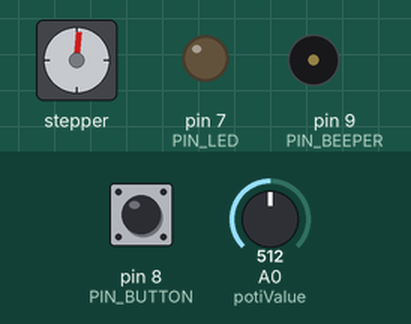
Bench run of a sketch on a simulated Arduino Uno, built with avr-gcc and run on an emulated ATmega328P. Parts: stepper motor, output pins drawn as LEDs (lit = HIGH), buzzer (waves = sounding). The test bench sets the inputs (shaded band); at power-on: pin 8 (PIN_BUTTON) LOW, A0 (potiValue) = 512. Stepper angles assume 4096 steps per turn.

Above: at 1.2 s.
1.3 s: pin 8 (PIN_BUTTON) pulled HIGH for 0.15 s
At 1.7 s:
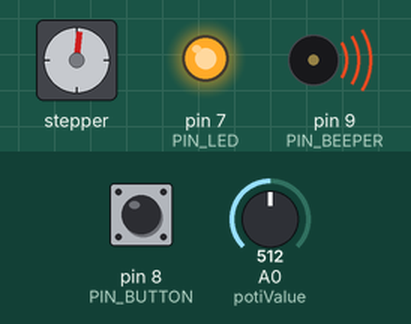
4.3 s: pin 8 (PIN_BUTTON) pulled HIGH for 1 s
At 5.1 s:
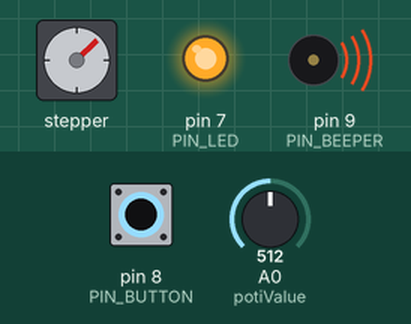
7.4 s: pin 8 (PIN_BUTTON) pulled HIGH for 0.15 s
At 8.2 s:
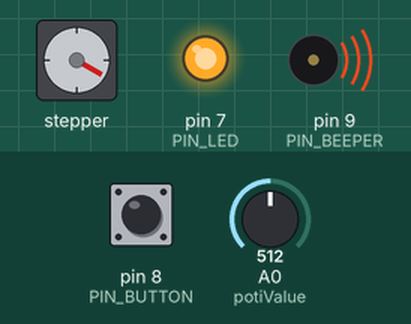
10.5 s: pin 8 (PIN_BUTTON) pulled HIGH for 3.2 s
At 11.1 s:
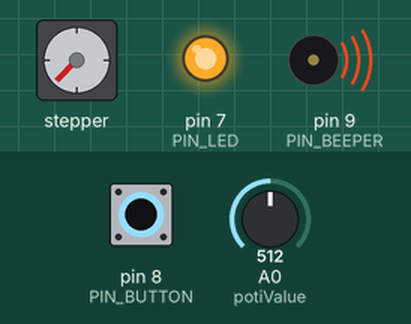
16.3 s: pin 8 (PIN_BUTTON) pulled HIGH for 0.15 s
At 16.7 s:
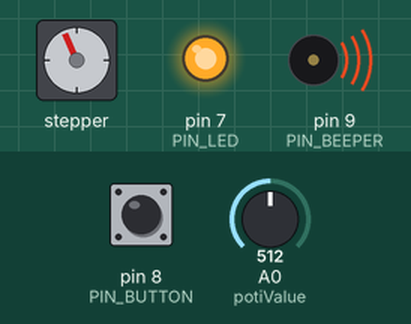
Timing chart, 0 to 20.4 s (numbered marks = the images above; inputs shaded):
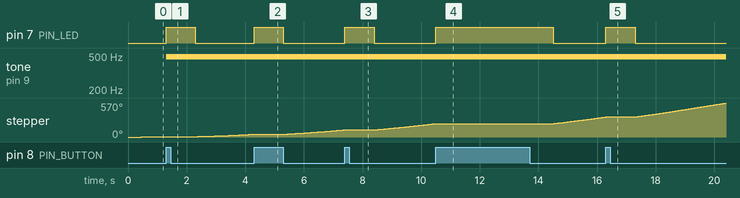

Measured:
- after the input at 1.3 s, pin 7 (PIN_LED): LOW → HIGH at once, → LOW 1.0 s later; tone on pin 9 (PIN_BEEPER): silent → 490 Hz at once
- after the input at 4.3 s, pin 7 (PIN_LED): LOW → HIGH at once, → LOW 1.0 s later
- after the input at 7.4 s, pin 7 (PIN_LED): LOW → HIGH at once, → LOW 1.0 s later
- after the input at 10.5 s, pin 7 (PIN_LED): LOW → HIGH at once, → LOW 4.0 s later
- after the input at 16.3 s, pin 7 (PIN_LED): LOW → HIGH at once, → LOW 1.0 s later

The sketch:

stepper_mit_led.ino
```cpp
#include <AccelStepper.h>

/*
Einleitung
http://42bots.com/tutorials/28byj-48-stepper-motor-with-uln2003-driver-and-arduino-uno/
http://de.wikipedia.org/wiki/Schrittmotor
libaray http://www.airspayce.com/mikem/arduino/AccelStepper/
*/

#define HALFSTEP 8

// Motor pin definitions
#define motorPin1  3     // IN1 on the ULN2003 driver 1
#define motorPin2  4     // IN2 on the ULN2003 driver 1
#define motorPin3  5     // IN3 on the ULN2003 driver 1
#define motorPin4  6     // IN4 on the ULN2003 driver 1


// Poti
#define potiPin 0

//Button
#define PIN_BUTTON 8

#define PIN_LED 7

//Beeper
#define PIN_BEEPER 9

//Motor Constants
#define MAX_SPEED 1000.0
#define ACCELEREATION 100.0
#define SPEED 200
#define MOVE_TO 20000

// Initialize with pin sequence IN1-IN3-IN2-IN4 for using the AccelStepper with 28BYJ-48
AccelStepper stepper1(HALFSTEP, motorPin1, motorPin3, motorPin2, motorPin4);


int potiValue = 0;            //value from Poti
int buttonState = 0;         // variable for reading the pushbutton status

void setup() {

  pinMode(PIN_BUTTON, INPUT);
  pinMode(PIN_LED, OUTPUT);
  pinMode(PIN_BEEPER, OUTPUT);


  Serial.begin(9600);  // initialize serial communication at 9600 bits per second:

  stepper1.setMaxSpeed(MAX_SPEED);        //motor
  stepper1.setAcceleration(ACCELEREATION);//motor
  stepper1.setSpeed(SPEED);               //motor
  stepper1.moveTo(MOVE_TO);                //motor


}//--(end setup )---


void beep(){
    analogWrite(PIN_BEEPER,128);
    delay(500);
    digitalWrite(PIN_BEEPER, LOW);
    delay(500);
}


void loop() {

 // beep();

  //Change direction when the stepper reaches the target position
  if (stepper1.distanceToGo() == 0) {
    stepper1.moveTo(-stepper1.currentPosition());
  }
  stepper1.run();
    potiValue = analogRead(potiValue);
   buttonState = digitalRead(PIN_BUTTON);
  if(buttonState == HIGH){
    digitalWrite(PIN_LED, HIGH);

    //Serial.println("pofuckcufcucuti" + (String) potiValue);
   beep();
  }else{
        digitalWrite(PIN_LED, LOW);

       digitalWrite( PIN_BEEPER, LOW);
  }


 //@todo: this  line are the performance issue in my setup
 //Serial.println("poti" + (String) potiValue);


}
```
